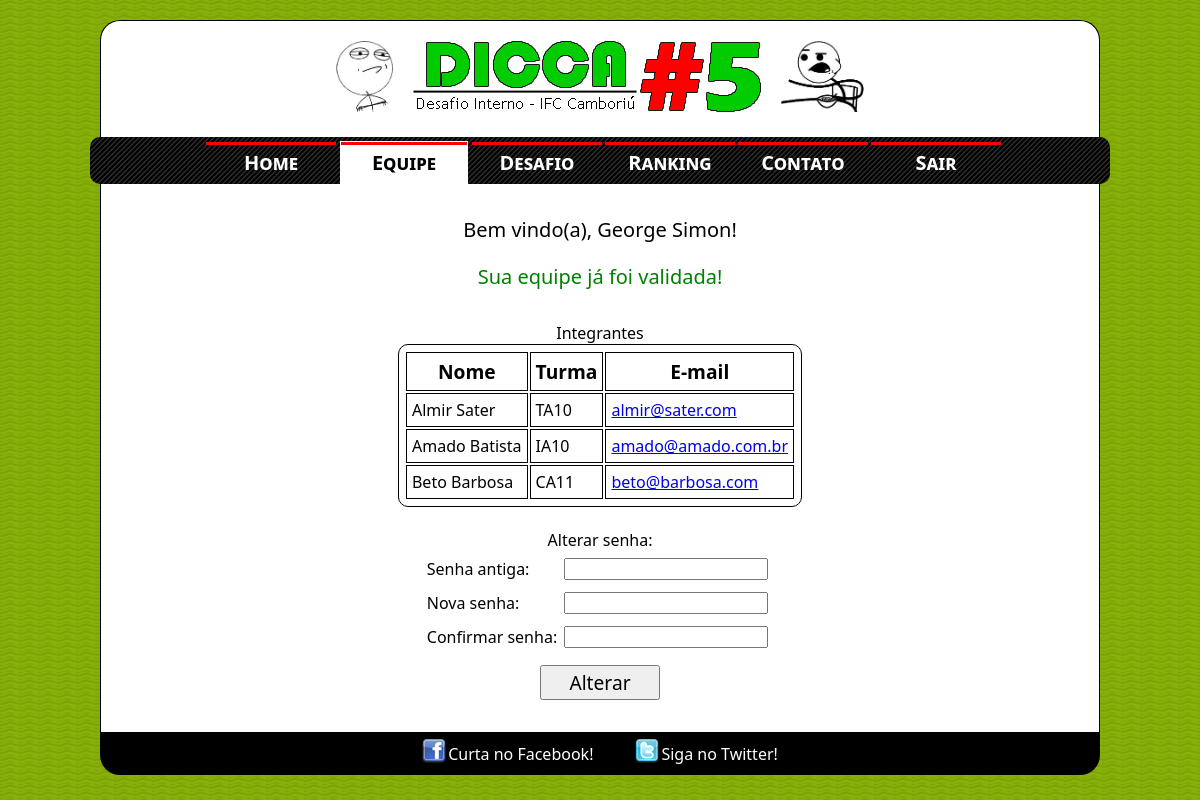
Page /equipe.php (signed in) on the committed database.
### tables this page shows
CREATE TABLE `equipes` (
  `cod_equipe` bigint(20) unsigned NOT NULL AUTO_INCREMENT,
  `nome_equipe` varchar(30) NOT NULL,
  `login` varchar(16) NOT NULL,
  `senha` char(32) NOT NULL,
  `valida` tinyint(1) NOT NULL,
  PRIMARY KEY (`cod_equipe`),
  UNIQUE KEY `login` (`login`),
  UNIQUE KEY `nome_equipe` (`nome_equipe`),
  UNIQUE KEY `cod_equipe` (`cod_equipe`)
);

CREATE TABLE `participantes` (
  `cod_equipe` bigint(20) unsigned NOT NULL,
  `nome` varchar(50) NOT NULL,
  `turma` char(4) NOT NULL,
  `email` varchar(50) NOT NULL
);

### equipe.php (the view, shortened to what this page needs)
<?php
	require("lib.php");
?>
<!DOCTYPE HTML>
<html>
	<head>
		<link rel="stylesheet" type="text/css" href="style.css"/>
	</head>
	<body>
		<div class="header"><?php echo $header ?></div>
		<div id="menu">
			<ul>
				<li><a href="index.php">Home</a></li>
				<li><a id="atual">Equipe</a></li>
				<li><a href="desafio.php">Desafio</a></li>
				<li><a href="ranking.php">Ranking</a></li>
				<li><a href="contato.php">Contato</a></li>
				<li><a href="logout.php">Sair</a></li>
			</ul>
		</div>
		<div class="box">
			<?php
				$sql = mysql_query("SELECT * FROM equipes WHERE cod_equipe = " . $_SESSION["cod"] . ";", $con);
				$sql = mysql_fetch_array($sql);
				echo '<br/><p> Bem vindo(a), ' . utf8_decode($sql["nome_equipe"]) . '!</p>';
				if ($sql["valida"] == 0) {
					echo '<p style="color : red;">Sua equipe ainda não foi validada!<br/>' . PHP_EOL;
					echo '<a href="index.php#comoparticipar" style="color : blue; font-weight : bold;">Como validar?</a></p>' . PHP_EOL;
				}
				else {
					echo '<p style="color : green;">Sua equipe já foi validada!</p>';
				}
				echo '<br/>';
				echo '<table class="info"><caption>Integrantes</caption>';
				echo '<tr><th>Nome</th><th>Turma</th><th>E-mail</th></tr>';
				$sql = mysql_query("SELECT nome, turma, email FROM participantes WHERE cod_equipe = " . $_SESSION["cod"] . " ORDER BY nome ASC;", $con);
				while ($linha = mysql_fetch_array($sql)) {
					echo '<tr><td>' . $linha["nome"] . '</td><td>' . $linha["turma"] . '</td><td><a href="mailto:' . $linha["email"] . '">' . $linha["email"] . '</a></td></tr>';
				}
				echo '</table><br/>';
				echo '<div id="alterar_senha">';
				echo '<form name="alterar_senha" onsubmit="return alterarSenha();">';
				echo '<table class="center">';
				echo '<caption>Alterar senha:</caption>';
				echo '<tr><td>Senha antiga:</td><td><input type="password" name="antiga"/></td></tr>';
				echo '<tr><td>Nova senha:</td><td><input type="password" name="nova"/></td></tr>';
				echo '<tr><td>Confirmar senha:</td><td><input type="password" name="novac"/></td></tr></table>';
				echo '<p><input class="button" type="submit" value="Alterar"/></p>';
				echo '</form>';
				echo '</div>';
				?>
			<br/>
		</div>
		<div class="footer"><?php echo $footer ?></div>
	</body>
</html>

### style.css (style rules this page uses)
* { font-family : "Segoe UI", sans-serif; margin : 0px; padding : 0px; }
body { margin : 0px; background-image : url("img/bodyalt.jpg"); }
div.header { background-color : white; margin-top : 20px; border-top-left-radius : 20px 20px; border-top-right-radius : 20px 20px; border-top : 1px solid black; border-left: 1px solid black; border-right : 1px solid black; margin-left : 100px; margin-right : 100px; min-width : 824px; }
div#menu { overflow : hidden; background-color : black; background-image : url("img/menu.jpg"); padding-bottom : -4px; margin-left : 90px; margin-right : 90px; border-radius : 10px; min-width : 844px; }
div#menu ul { clear : left; float : left; position : relative; list-style : none; left : 50%; text-align : center; }
div#menu ul li { display : block; float : left; position : relative; right : 50%; padding : 5px; padding-left : 12px; line-height : 32px; }
div#menu ul li a { display : block; border-top : 3px solid red; margin : 0 -7px -5px -7px; padding : 2px 5px 5px 5px; width : 120px; height : 30px; font-size : 20px; font-variant : small-caps; font-weight : bold; color : white; text-decoration : none; }
div#menu ul li a#atual { display : block; border-top : 3px solid red; outline : 1px solid white; margin : 0 -5px -5px -5px; padding : 2px 3px 5px 3px; background-color : white; width : 120px; height : 32px; font-size : 20px; font-variant : small-caps; font-weight : bold; color : black; }
div.box { clear : both; color : black; margin-left : 100px; margin-right : 100px; border-left : 1px solid black; border-right : 1px solid black; background-color : white; min-width : 824px; }
div.footer { clear : both; background-color : black; margin-bottom : 20px; margin-left : 100px; margin-right : 100px; border-bottom-left-radius : 20px 20px; border-bottom-right-radius : 20px 20px; min-width : 824px; }
.center { margin-left : auto; margin-right : auto; }
div.box p { margin : 0px; padding : 10px; text-align : center; color : black; font-size : 20px; }
input.button { font-size : 96%; width : 120px; padding : 2px; }

### equipe.php (style rules this page uses)
th { font-size : 120%; }
td input { margin : 5px; width : 200px; }
table.info { border : 1px solid black; border-radius : 10px; margin-left : auto; margin-right : auto; padding : 5px; }
table.info th, table.info td { border : 1px solid black; padding : 5px; }

### rows in the picture
equipes: nome_equipe "George Simon"
participantes: nome "Almir Sater", turma "TA10", email "almir@sater.com"
participantes: nome "Amado Batista", turma "IA10", email "amado@amado.com.br"
participantes: nome "Beto Barbosa", turma "CA11", email "beto@barbosa.com"
